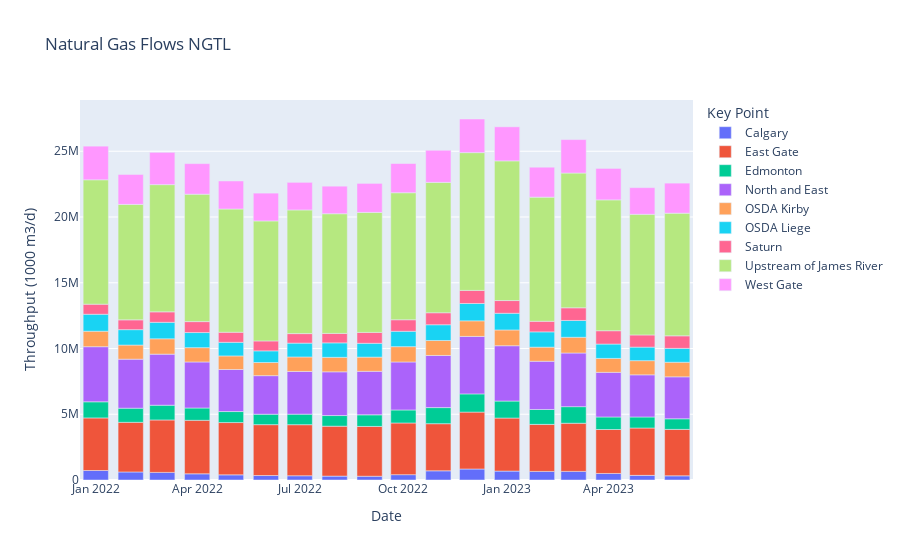

The notebook cell saved with this chart:
### Code cell
import plotly.express as px


fig = px.bar( df, x="Date", y="Throughput (1000 m3/d)", color="Key Point", title=" Natural Gas Flows NGTL")
fig.show()

### Figure 1 — Plotly figure (JSON) as saved in the notebook; plotly's stock layout.template omitted (floating-point values rounded to 4 significant figures)
{"data": [{"alignmentgroup": "True", "hovertemplate": "Key Point=Calgary<br>Date=%{x}<br>Throughput (1000 m3/d)=%{y}<extra></extra>", "legendgroup": "Calgary", "marker": {"color": "#636efa", "pattern": {"shape": ""}}, "name": "Calgary", "offsetgroup": "Calgary", "orientation": "v", "showlegend": true, "textposition": "auto", "type": "bar", "x": ["2022-01-01T00:00:00", "2022-02-01T00:00:00", "2022-03-01T00:00:00", "2022-04-01T00:00:00", "2022-05-01T00:00:00", "2022-06-01T00:00:00", "2022-07-01T00:00:00", "2022-08-01T00:00:00", "2022-09-01T00:00:00", "2022-10-01T00:00:00", "2022-11-01T00:00:00", "2022-12-01T00:00:00", "2023-01-01T00:00:00", "2023-02-01T00:00:00", "2023-03-01T00:00:00", "2023-04-01T00:00:00", "2023-05-01T00:00:00", "2023-06-01T00:00:00"], "xaxis": "x", "y": [721700.0, 611800.0, 578000.0, 470000.0, 391100.0, 339600.0, 323100.0, 296900.0, 285600.0, 406300.0, 698400.0, 836100.0, 678700.0, 652200.0, 655900.0, 497200.0, 353200.0, 318200.0], "yaxis": "y"}, {"alignmentgroup": "True", "hovertemplate": "Key Point=East Gate<br>Date=%{x}<br>Throughput (1000 m3/d)=%{y}<extra></extra>", "legendgroup": "East Gate", "marker": {"color": "#EF553B", "pattern": {"shape": ""}}, "name": "East Gate", "offsetgroup": "East Gate", "orientation": "v", "showlegend": true, "textposition": "auto", "type": "bar", "x": ["2022-01-01T00:00:00", "2022-02-01T00:00:00", "2022-03-01T00:00:00", "2022-04-01T00:00:00", "2022-05-01T00:00:00", "2022-06-01T00:00:00", "2022-07-01T00:00:00", "2022-08-01T00:00:00", "2022-09-01T00:00:00", "2022-10-01T00:00:00", "2022-11-01T00:00:00", "2022-12-01T00:00:00", "2023-01-01T00:00:00", "2023-02-01T00:00:00", "2023-03-01T00:00:00", "2023-04-01T00:00:00", "2023-05-01T00:00:00", "2023-06-01T00:00:00"], "xaxis": "x", "y": [3998000.0, 3774000.0, 3987000.0, 4071000.0, 3978000.0, 3869000.0, 3883000.0, 3796000.0, 3788000.0, 3930000.0, 3584000.0, 4327000.0, 4032000.0, 3577000.0, 3661000.0, 3343000.0, 3601000.0, 3531000.0], "yaxis": "y"}, {"alignmentgroup": "True", "hovertemplate": "Key Point=Edmonton<br>Date=%{x}<br>Throughput (1000 m3/d)=%{y}<extra></extra>", "legendgroup": "Edmonton", "marker": {"color": "#00cc96", "pattern": {"shape": ""}}, "name": "Edmonton", "offsetgroup": "Edmonton", "orientation": "v", "showlegend": true, "textposition": "auto", "type": "bar", "x": ["2022-01-01T00:00:00", "2022-02-01T00:00:00", "2022-03-01T00:00:00", "2022-04-01T00:00:00", "2022-05-01T00:00:00", "2022-06-01T00:00:00", "2022-07-01T00:00:00", "2022-08-01T00:00:00", "2022-09-01T00:00:00", "2022-10-01T00:00:00", "2022-11-01T00:00:00", "2022-12-01T00:00:00", "2023-01-01T00:00:00", "2023-02-01T00:00:00", "2023-03-01T00:00:00", "2023-04-01T00:00:00", "2023-05-01T00:00:00", "2023-06-01T00:00:00"], "xaxis": "x", "y": [1227000.0, 1075000.0, 1121000.0, 934000.0, 837600.0, 793500.0, 801200.0, 808800.0, 882500.0, 990000.0, 1224000.0, 1385000.0, 1293000.0, 1133000.0, 1262000.0, 952600.0, 839700.0, 805600.0], "yaxis": "y"}, {"alignmentgroup": "True", "hovertemplate": "Key Point=North and East<br>Date=%{x}<br>Throughput (1000 m3/d)=%{y}<extra></extra>", "legendgroup": "North and East", "marker": {"color": "#ab63fa", "pattern": {"shape": ""}}, "name": "North and East", "offsetgroup": "North and East", "orientation": "v", "showlegend": true, "textposition": "auto", "type": "bar", "x": ["2022-01-01T00:00:00", "2022-02-01T00:00:00", "2022-03-01T00:00:00", "2022-04-01T00:00:00", "2022-05-01T00:00:00", "2022-06-01T00:00:00", "2022-07-01T00:00:00", "2022-08-01T00:00:00", "2022-09-01T00:00:00", "2022-10-01T00:00:00", "2022-11-01T00:00:00", "2022-12-01T00:00:00", "2023-01-01T00:00:00", "2023-02-01T00:00:00", "2023-03-01T00:00:00", "2023-04-01T00:00:00", "2023-05-01T00:00:00", "2023-06-01T00:00:00"], "xaxis": "x", "y": [4191000.0, 3729000.0, 3885000.0, 3501000.0, 3198000.0, 2933000.0, 3249000.0, 3326000.0, 3310000.0, 3648000.0, 3965000.0, 4372000.0, 4206000.0, 3668000.0, 4079000.0, 3393000.0, 3205000.0, 3192000.0], "yaxis": "y"}, {"alignmentgroup": "True", "hovertemplate": "Key Point=OSDA Kirby<br>Date=%{x}<br>Throughput (1000 m3/d)=%{y}<extra></extra>", "legendgroup": "OSDA Kirby", "marker": {"color": "#FFA15A", "pattern": {"shape": ""}}, "name": "OSDA Kirby", "offsetgroup": "OSDA Kirby", "orientation": "v", "showlegend": true, "textposition": "auto", "type": "bar", "x": ["2022-01-01T00:00:00", "2022-02-01T00:00:00", "2022-03-01T00:00:00", "2022-04-01T00:00:00", "2022-05-01T00:00:00", "2022-06-01T00:00:00", "2022-07-01T00:00:00", "2022-08-01T00:00:00", "2022-09-01T00:00:00", "2022-10-01T00:00:00", "2022-11-01T00:00:00", "2022-12-01T00:00:00", "2023-01-01T00:00:00", "2023-02-01T00:00:00", "2023-03-01T00:00:00", "2023-04-01T00:00:00", "2023-05-01T00:00:00", "2023-06-01T00:00:00"], "xaxis": "x", "y": [1176000.0, 1073000.0, 1167000.0, 1087000.0, 1031000.0, 999400.0, 1100000.0, 1101000.0, 1079000.0, 1166000.0, 1138000.0, 1184000.0, 1199000.0, 1073000.0, 1197000.0, 1060000.0, 1077000.0, 1108000.0], "yaxis": "y"}, {"alignmentgroup": "True", "hovertemplate": "Key Point=OSDA Liege<br>Date=%{x}<br>Throughput (1000 m3/d)=%{y}<extra></extra>", "legendgroup": "OSDA Liege", "marker": {"color": "#19d3f3", "pattern": {"shape": ""}}, "name": "OSDA Liege", "offsetgroup": "OSDA Liege", "orientation": "v", "showlegend": true, "textposition": "auto", "type": "bar", "x": ["2022-01-01T00:00:00", "2022-02-01T00:00:00", "2022-03-01T00:00:00", "2022-04-01T00:00:00", "2022-05-01T00:00:00", "2022-06-01T00:00:00", "2022-07-01T00:00:00", "2022-08-01T00:00:00", "2022-09-01T00:00:00", "2022-10-01T00:00:00", "2022-11-01T00:00:00", "2022-12-01T00:00:00", "2023-01-01T00:00:00", "2023-02-01T00:00:00", "2023-03-01T00:00:00", "2023-04-01T00:00:00", "2023-05-01T00:00:00", "2023-06-01T00:00:00"], "xaxis": "x", "y": [1291000.0, 1172000.0, 1253000.0, 1150000.0, 1036000.0, 886100.0, 1053000.0, 1101000.0, 1052000.0, 1170000.0, 1198000.0, 1319000.0, 1269000.0, 1162000.0, 1279000.0, 1092000.0, 1031000.0, 1057000.0], "yaxis": "y"}, {"alignmentgroup": "True", "hovertemplate": "Key Point=Saturn<br>Date=%{x}<br>Throughput (1000 m3/d)=%{y}<extra></extra>", "legendgroup": "Saturn", "marker": {"color": "#FF6692", "pattern": {"shape": ""}}, "name": "Saturn", "offsetgroup": "Saturn", "orientation": "v", "showlegend": true, "textposition": "auto", "type": "bar", "x": ["2022-01-01T00:00:00", "2022-02-01T00:00:00", "2022-03-01T00:00:00", "2022-04-01T00:00:00", "2022-05-01T00:00:00", "2022-06-01T00:00:00", "2022-07-01T00:00:00", "2022-08-01T00:00:00", "2022-09-01T00:00:00", "2022-10-01T00:00:00", "2022-11-01T00:00:00", "2022-12-01T00:00:00", "2023-01-01T00:00:00", "2023-02-01T00:00:00", "2023-03-01T00:00:00", "2023-04-01T00:00:00", "2023-05-01T00:00:00", "2023-06-01T00:00:00"], "xaxis": "x", "y": [765100.0, 744800.0, 795300.0, 831900.0, 764400.0, 755100.0, 722300.0, 716900.0, 826500.0, 875700.0, 911600.0, 994100.0, 966500.0, 804900.0, 961700.0, 1013000.0, 925000.0, 952400.0], "yaxis": "y"}, {"alignmentgroup": "True", "hovertemplate": "Key Point=Upstream of James River<br>Date=%{x}<br>Throughput (1000 m3/d)=%{y}<extra></extra>", "legendgroup": "Upstream of James River", "marker": {"color": "#B6E880", "pattern": {"shape": ""}}, "name": "Upstream of James River", "offsetgroup": "Upstream of James River", "orientation": "v", "showlegend": true, "textposition": "auto", "type": "bar", "x": ["2022-01-01T00:00:00", "2022-02-01T00:00:00", "2022-03-01T00:00:00", "2022-04-01T00:00:00", "2022-05-01T00:00:00", "2022-06-01T00:00:00", "2022-07-01T00:00:00", "2022-08-01T00:00:00", "2022-09-01T00:00:00", "2022-10-01T00:00:00", "2022-11-01T00:00:00", "2022-12-01T00:00:00", "2023-01-01T00:00:00", "2023-02-01T00:00:00", "2023-03-01T00:00:00", "2023-04-01T00:00:00", "2023-05-01T00:00:00", "2023-06-01T00:00:00"], "xaxis": "x", "y": [9459000.0, 8778000.0, 9675000.0, 9689000.0, 9372000.0, 9124000.0, 9404000.0, 9103000.0, 9125000.0, 9660000.0, 9912000.0, 10480000.0, 10620000.0, 9441000.0, 10250000.0, 9950000.0, 9172000.0, 9327000.0], "yaxis": "y"}, {"alignmentgroup": "True", "hovertemplate": "Key Point=West Gate<br>Date=%{x}<br>Throughput (1000 m3/d)=%{y}<extra></extra>", "legendgroup": "West Gate", "marker": {"color": "#FF97FF", "pattern": {"shape": ""}}, "name": "West Gate", "offsetgroup": "West Gate", "orientation": "v", "showlegend": true, "textposition": "auto", "type": "bar", "x": ["2022-01-01T00:00:00", "2022-02-01T00:00:00", "2022-03-01T00:00:00", "2022-04-01T00:00:00", "2022-05-01T00:00:00", "2022-06-01T00:00:00", "2022-07-01T00:00:00", "2022-08-01T00:00:00", "2022-09-01T00:00:00", "2022-10-01T00:00:00", "2022-11-01T00:00:00", "2022-12-01T00:00:00", "2023-01-01T00:00:00", "2023-02-01T00:00:00", "2023-03-01T00:00:00", "2023-04-01T00:00:00", "2023-05-01T00:00:00", "2023-06-01T00:00:00"], "xaxis": "x", "y": [2560000.0, 2277000.0, 2456000.0, 2326000.0, 2132000.0, 2117000.0, 2100000.0, 2095000.0, 2208000.0, 2222000.0, 2444000.0, 2557000.0, 2593000.0, 2276000.0, 2546000.0, 2393000.0, 2032000.0, 2286000.0], "yaxis": "y"}], "layout": {"barmode": "relative", "legend": {"title": {"text": "Key Point"}, "tracegroupgap": 0}, "title": {"text": " Natural Gas Flows NGTL"}, "xaxis": {"anchor": "y", "domain": [0, 1], "title": {"text": "Date"}}, "yaxis": {"anchor": "x", "domain": [0, 1], "title": {"text": "Throughput (1000 m3/d)"}}}}
